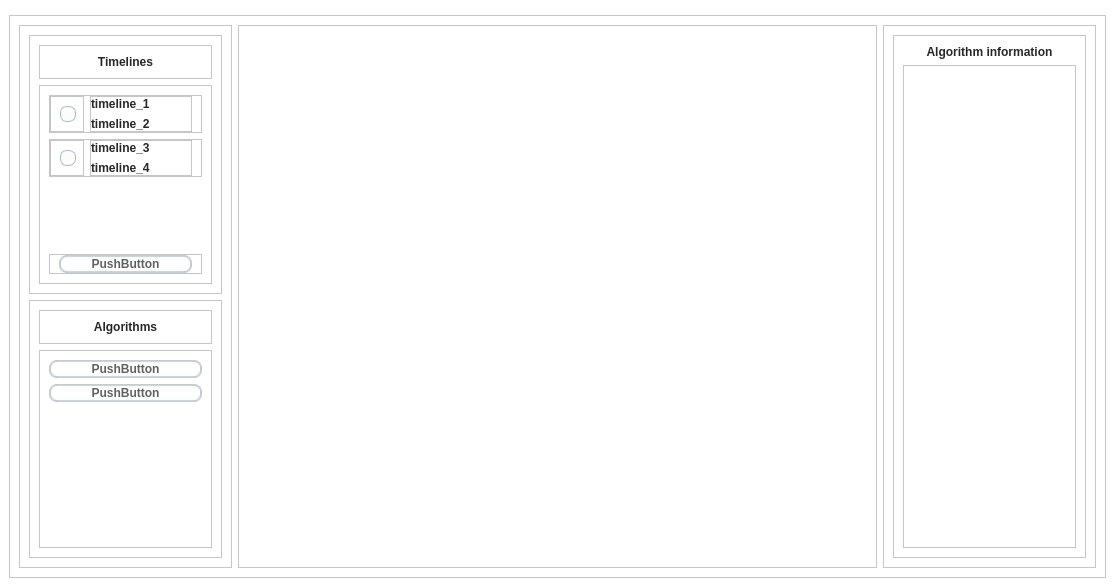
<?xml version="1.0" encoding="UTF-8"?>
<ui version="4.0">
 <class>MainWindow</class>
 <widget class="QMainWindow" name="MainWindow">
  <property name="geometry">
   <rect>
    <x>0</x>
    <y>0</y>
    <width>1115</width>
    <height>587</height>
   </rect>
  </property>
  <property name="windowTitle">
   <string>MainWindow</string>
  </property>
  <property name="styleSheet">
   <string notr="true"> background-color: rgb(255, 255, 255);</string>
  </property>
  <widget class="QWidget" name="centralwidget">
   <property name="styleSheet">
    <string notr="true">/*
 * MacOS Style Sheet for QT Applications
 * Author: Jaime A. Quiroga P.
 * Company: GTRONICK
 * Last updated: 25/12/2020, 23:10.
 * Available at: https://github.com/GTRONICK/QSS/blob/master/MacOS.qss
 */
QMainWindow {
    background-color:#ececec;
}
QFrame{
	background-color: rgb(255, 255, 255);
}
QPushButton, QToolButton, QCommandLinkButton{
    padding: 0 5px 0 5px;
    border-style: solid;
    border-top-color: qlineargradient(spread:pad, x1:0, y1:0, x2:0, y2:1, stop:0 #c1c9cf, stop:1 #d2d8dd);
    border-right-color: qlineargradient(spread:pad, x1:1, y1:0, x2:0, y2:0, stop:0 #c1c9cf, stop:1 #d2d8dd);
    border-bottom-color: qlineargradient(spread:pad, x1:0, y1:1, x2:0, y2:0, stop:0 #c1c9cf, stop:1 #d2d8dd);
    border-left-color: qlineargradient(spread:pad, x1:0, y1:0, x2:1, y2:0, stop:0 #c1c9cf, stop:1 #d2d8dd);
    border-width: 2px;
    border-radius: 8px;
    color: #616161;
    font-weight: bold;
    background-color: qlineargradient(spread:pad, x1:0.5, y1:0, x2:0.5, y2:1, stop:0 #fbfdfd, stop:0.5 #ffffff, stop:1 #fbfdfd);
}
QPushButton::default, QToolButton::default, QCommandLinkButton::default{
    border: 2px solid transparent;
    color: #FFFFFF;
    background-color: qlineargradient(spread:pad, x1:0.5, y1:0, x2:0.5, y2:1, stop:0 #84afe5, stop:1 #1168e4);
}
QPushButton:hover, QToolButton:hover, QCommandLinkButton:hover{
    color: #3d3d3d;
}
QPushButton:pressed, QToolButton:pressed, QCommandLinkButton:pressed{
    color: #aeaeae;
    background-color: qlineargradient(spread:pad, x1:0.5, y1:0, x2:0.5, y2:1, stop:0 #ffffff, stop:0.5 #fbfdfd, stop:1 #ffffff);
}
QPushButton:disabled, QToolButton:disabled, QCommandLinkButton:disabled{
    color: #616161;
    background-color: qlineargradient(spread:pad, x1:0.5, y1:0, x2:0.5, y2:1, stop:0 #dce7eb, stop:0.5 #e0e8eb, stop:1 #dee7ec);
}
QLineEdit, QTextEdit, QPlainTextEdit, QSpinBox, QDoubleSpinBox, QTimeEdit, QDateEdit, QDateTimeEdit {
    border-width: 2px;
    border-radius: 8px;
    border-style: solid;
    border-top-color: qlineargradient(spread:pad, x1:0.5, y1:1, x2:0.5, y2:0, stop:0 #c1c9cf, stop:1 #d2d8dd);
    border-right-color: qlineargradient(spread:pad, x1:0, y1:0, x2:1, y2:0, stop:0 #c1c9cf, stop:1 #d2d8dd);
    border-bottom-color: qlineargradient(spread:pad, x1:0.5, y1:0, x2:0.5, y2:1, stop:0 #c1c9cf, stop:1 #d2d8dd);
    border-left-color: qlineargradient(spread:pad, x1:1, y1:0, x2:0, y2:0, stop:0 #c1c9cf, stop:1 #d2d8dd);
    background-color: #f4f4f4;
    color: #3d3d3d;
}
QLineEdit:focus, QTextEdit:focus, QPlainTextEdit:focus, QSpinBox:focus, QDoubleSpinBox:focus, QTimeEdit:focus, QDateEdit:focus, QDateTimeEdit:focus {
    border-width: 2px;
    border-radius: 8px;
    border-style: solid;
    border-top-color: qlineargradient(spread:pad, x1:0.5, y1:1, x2:0.5, y2:0, stop:0 #85b7e3, stop:1 #9ec1db);
    border-right-color: qlineargradient(spread:pad, x1:0, y1:0, x2:1, y2:0, stop:0 #85b7e3, stop:1 #9ec1db);
    border-bottom-color: qlineargradient(spread:pad, x1:0.5, y1:0, x2:0.5, y2:1, stop:0 #85b7e3, stop:1 #9ec1db);
    border-left-color: qlineargradient(spread:pad, x1:1, y1:0, x2:0, y2:0, stop:0 #85b7e3, stop:1 #9ec1db);
    background-color: #f4f4f4;
    color: #3d3d3d;
}
QLineEdit:disabled, QTextEdit:disabled, QPlainTextEdit:disabled, QSpinBox:disabled, QDoubleSpinBox:disabled, QTimeEdit:disabled, QDateEdit:disabled, QDateTimeEdit:disabled {
    color: #b9b9b9;
}
QSpinBox::up-button, QDoubleSpinBox::up-button, QTimeEdit::up-button, QDateEdit::up-button, QDateTimeEdit::up-button {
	font: 10pt &quot;Reem Kufi&quot;;
    subcontrol-origin: padding;
    subcontrol-position: top right;
    width: 15px;
    color: #272727;
    border-left-width: 1px;
    border-left-color: darkgray;
    border-left-style: solid;
    border-top-right-radius: 3px;
    padding: 3px;
}
QSpinBox::down-button, QDoubleSpinBox::down-button, QTimeEdit::down-button, QDateEdit::down-button, QDateTimeEdit::down-button {
    subcontrol-origin: padding;
    subcontrol-position: bottom right;
    width: 15px;
    color: #272727;
    border-left-width: 1px;
    border-left-color: darkgray;
    border-left-style: solid;
    border-bottom-right-radius: 3px;
    padding: 3px;
}
QSpinBox::up-button:pressed, QDoubleSpinBox::up-button:pressed, QTimeEdit::up-button:pressed, QDateEdit::up-button:pressed, QDateTimeEdit::up-button:pressed {
    color: #aeaeae;
    background-color: qlineargradient(spread:pad, x1:0.5, y1:0, x2:0.5, y2:1, stop:0 #ffffff, stop:0.5 #fbfdfd, stop:1 #ffffff);
}
QSpinBox::down-button:pressed, QDoubleSpinBox::down-button:pressed, QTimeEdit::down-button:pressed, QDateEdit::down-button:pressed, QDateTimeEdit::down-button:pressed {
    color: #aeaeae;
    background-color: qlineargradient(spread:pad, x1:0.5, y1:0, x2:0.5, y2:1, stop:0 #ffffff, stop:0.5 #fbfdfd, stop:1 #ffffff);
}
QSpinBox::up-button:hover, QDoubleSpinBox::up-button:hover, QTimeEdit::up-button:hover, QDateEdit::up-button:hover, QDateTimeEdit::up-button:hover {
    color: #FFFFFF;
    border-top-right-radius: 5px;
    background-color: qlineargradient(spread:pad, x1:0.5, y1:0, x2:0.5, y2:1, stop:0 #84afe5, stop:1 #1168e4);
    
}
QSpinBox::down-button:hover, QDoubleSpinBox::down-button:hover, QTimeEdit::down-button:hover, QDateEdit::down-button:hover, QDateTimeEdit::down-button:hover {
    color: #FFFFFF;
    border-bottom-right-radius: 5px;
    background-color: qlineargradient(spread:pad, x1:0.5, y1:0, x2:0.5, y2:1, stop:0 #84afe5, stop:1 #1168e4);
}
QSpinBox::up-arrow, QDoubleSpinBox::up-arrow, QTimeEdit::up-arrow, QDateEdit::up-arrow, QDateTimeEdit::up-arrow {
    image: url(/usr/share/icons/Adwaita/16x16/actions/go-up-symbolic.symbolic.png);
}
QSpinBox::down-arrow, QDoubleSpinBox::down-arrow, QTimeEdit::down-arrow, QDateEdit::down-arrow, QDateTimeEdit::down-arrow {
    image: url(/usr/share/icons/Adwaita/16x16/actions/go-down-symbolic.symbolic.png);
}
QProgressBar {
    max-height: 8px;
    text-align: center;
    font: italic bold 11px;
    color: #3d3d3d;
    border: 1px solid transparent;
    border-radius:4px;
    background-color: qlineargradient(spread:pad, x1:0, y1:0, x2:0, y2:1, stop:0 #ddd5d5, stop:0.5 #dad3d3, stop:1 #ddd5d5);
}
QProgressBar::chunk {
    background-color: qlineargradient(spread:pad, x1:0, y1:0, x2:0, y2:1, stop:0 #467dd1, stop:0.5 #3b88fc, stop:1 #467dd1);
    border-radius: 4px;
}
QProgressBar:disabled {
    color: #616161;
}
QProgressBar::chunk:disabled {
    background-color: #aeaeae;
}
QSlider::groove {
    border: 1px solid #bbbbbb;
    background-color: #52595d;
    border-radius: 4px;
}
QSlider::groove:horizontal {
    height: 6px;
}
QSlider::groove:vertical {
    width: 6px;
}
QSlider::handle:horizontal {
    background: #ffffff;
    border-style: solid;
    border-width: 1px;
    border-color: rgb(207,207,207);
    width: 12px;
    margin: -5px 0;
    border-radius: 7px;
}
QSlider::handle:vertical {
    background: #ffffff;
    border-style: solid;
    border-width: 1px;
    border-color: rgb(207,207,207);
    height: 12px;
    margin: 0 -5px;
    border-radius: 7px;
}
QSlider::add-page, QSlider::sub-page {
    border: 1px transparent;
    background-color: #52595d;
    border-radius: 4px;
}
QSlider::add-page:horizontal {
    background: qlineargradient(spread:pad, x1:0, y1:0, x2:0, y2:1, stop:0 #ddd5d5, stop:0.5 #dad3d3, stop:1 #ddd5d5);
}
QSlider::sub-page:horizontal {
    background-color: qlineargradient(spread:pad, x1:0, y1:0, x2:1, y2:0, stop:0 #467dd1, stop:0.5 #3b88fc, stop:1 #467dd1);
}
QSlider::add-page:vertical {
    background-color: qlineargradient(spread:pad, x1:0, y1:0, x2:0, y2:1, stop:0 #467dd1, stop:0.5 #3b88fc, stop:1 #467dd1);
}
QSlider::sub-page:vertical {
    background: qlineargradient(spread:pad, x1:0, y1:0, x2:1, y2:0, stop:0 #ddd5d5, stop:0.5 #dad3d3, stop:1 #ddd5d5);
}
QSlider::add-page:horizontal:disabled, QSlider::sub-page:horizontal:disabled, QSlider::add-page:vertical:disabled, QSlider::sub-page:vertical:disabled {
    background: #b9b9b9;
}
QComboBox, QFontComboBox {
    border-width: 2px;
    border-radius: 8px;
    border-style: solid;
    border-top-color: qlineargradient(spread:pad, x1:0.5, y1:1, x2:0.5, y2:0, stop:0 #c1c9cf, stop:1 #d2d8dd);
    border-right-color: qlineargradient(spread:pad, x1:0, y1:0, x2:1, y2:0, stop:0 #c1c9cf, stop:1 #d2d8dd);
    border-bottom-color: qlineargradient(spread:pad, x1:0.5, y1:0, x2:0.5, y2:1, stop:0 #c1c9cf, stop:1 #d2d8dd);
    border-left-color: qlineargradient(spread:pad, x1:1, y1:0, x2:0, y2:0, stop:0 #c1c9cf, stop:1 #d2d8dd);
    background-color: #f4f4f4;
    color: #272727;
    padding-left: 5px;
}
QComboBox:editable, QComboBox:!editable, QComboBox::drop-down:editable, QComboBox:!editable:on, QComboBox::drop-down:editable:on {
    background: #ffffff;
}
QComboBox::drop-down {
    subcontrol-origin: padding;
    subcontrol-position: top right;
    width: 15px;
    color: #272727;
    border-left-width: 1px;
    border-left-color: darkgray;
    border-left-style: solid;
    border-top-right-radius: 3px;
    border-bottom-right-radius: 3px;
}
QComboBox::down-arrow {
    image: url(/usr/share/icons/Adwaita/16x16/actions/go-down-symbolic.symbolic.png); /*Adawaita icon thene*/
}

QComboBox::down-arrow:on {
    top: 1px;
    left: 1px;
}
QComboBox QAbstractItemView {
    border: 1px solid darkgray;
    border-radius: 8px;
    selection-background-color: #dadada;
    selection-color: #272727;
    color: #272727;
    background: white;
}
QLabel, QCheckBox, QRadioButton {
	font-weight: bold;
	font-size: small;
    color: #272727;
}
QCheckBox {
    padding: 2px;
}
QCheckBox:disabled, QRadioButton:disabled {
    color: #808086;
    padding: 2px;
}

QCheckBox:hover {
    border-radius:4px;
    border-style:solid;
    padding-left: 1px;
    padding-right: 1px;
    padding-bottom: 1px;
    padding-top: 1px;
    border-width:1px;
    border-color: transparent;
}
QCheckBox::indicator:checked {
    image: url(/usr/share/icons/Adwaita/16x16/actions/object-select-symbolic.symbolic.png);
    height: 15px;
    width: 15px;
    border-style:solid;
    border-width: 1px;
    border-color: #48a5fd;
    color: #ffffff;
    border-radius: 3px;
    background-color: qlineargradient(spread:pad, x1:0, y1:0, x2:0, y2:1, stop:0 #48a5fd, stop:0.5 #329cfb, stop:1 #48a5fd);
}
QCheckBox::indicator:unchecked {
    
    height: 15px;
    width: 15px;
    border-style:solid;
    border-width: 1px;
    border-color: #48a5fd;
    border-radius: 3px;
    background-color: #fbfdfa;
}
QLCDNumber {
    color: #616161;;
}
QMenuBar {
    background-color: #ececec;
}
QMenuBar::item {
    color: #616161;
    spacing: 3px;
    padding: 1px 4px;
    background-color: #ececec;
}

QMenuBar::item:selected {
    background-color: #dadada;
    color: #3d3d3d;
}
QMenu {
    background-color: #ececec;
}
QMenu::item:selected {
    background-color: #dadada;
    color: #3d3d3d;
}
QMenu::item {
    color: #616161;;
    background-color: #e0e0e0;
}
QTabWidget {
    color:rgb(0,0,0);
    background-color:#000000;
}
QTabWidget::pane {
    border-color: #050a0e;
    background-color: #e0e0e0;
    border-width: 1px;
    border-radius: 4px;
    position: absolute;
    top: -0.5em;
    padding-top: 0.5em;
}

QTabWidget::tab-bar {
    alignment: center;
}

QTabBar::tab {
    border-bottom: 1px solid #c0c0c0;
    padding: 3px;
    color: #272727;
    background-color: #fefefc;
    margin-left:0px;
}
QTabBar::tab:!last {
    border-right: 1px solid;
    border-right-color: #c0c0c0;
    border-bottom-color: #c0c0c0;
}
QTabBar::tab:first {
    border-top-left-radius: 4px;
    border-bottom-left-radius: 4px;
}
QTabBar::tab:last {
    border-top-right-radius: 4px;
    border-bottom-right-radius: 4px;
}
QTabBar::tab:selected, QTabBar::tab:last:selected, QTabBar::tab:hover {
    color: #FFFFFF;
    background-color: qlineargradient(spread:pad, x1:0.5, y1:0, x2:0.5, y2:1, stop:0 #84afe5, stop:1 #1168e4);
}
QRadioButton::indicator {
    height: 14px;
    width: 14px;
    border-style:solid;
    border-radius:7px;
    border-width: 1px;
}
QRadioButton::indicator:checked {
    border-color: #48a5fd;
    background-color: qradialgradient(cx:0.5, cy:0.5, radius:0.4,fx:0.5, fy:0.5, stop:0 #ffffff, stop:0.5 #ffffff, stop:0.6 #48a5fd, stop:1 #48a5fd);
}
QRadioButton::indicator:!checked {
    border-color: #a9b7c6;
    background-color: #fbfdfa;
}
QStatusBar {
    color:#027f7f;
}

QDial {
    background: #16a085;
}

QToolBox {
    color: #a9b7c6;
    background-color: #222b2e;
}
QToolBox::tab {
    color: #a9b7c6;
    background-color:#222b2e;
}
QToolBox::tab:selected {
    color: #FFFFFF;
    background-color:#222b2e;
}
QScrollArea {
	 background-color: rgb(255, 255, 255);
	color: rgb(255, 255, 255);
}

QScrollBar:horizontal {
	max-height: 10px;
	border: 1px transparent grey;
	margin: 0px 20px 0px 20px;
	background: transparent;
}
QScrollBar:vertical {
	max-width: 10px;
	border: 1px transparent grey;
	margin: 20px 0px 20px 0px;
	background: transparent;
}
QScrollBar::handle:vertical, QScrollBar::handle:horizontal {
	background: #52595d;
	border-style: transparent;
	border-radius: 4px;
	min-height: 25px;
}
QScrollBar::handle:horizontal:hover, QScrollBar::handle:vertical:hover {
	background: qlineargradient(spread:pad, x1:0, y1:0, x2:1, y2:0, stop:0 #467dd1, stop:0.5 #3b88fc, stop:1 #467dd1);
}
QScrollBar::add-line, QScrollBar::sub-line {
    border: 2px transparent grey;
    border-radius: 4px;
    subcontrol-origin: margin;
    background: #b9b9b9;
}
QScrollBar::add-line:horizontal {
    width: 20px;
    subcontrol-position: right;
}
QScrollBar::add-line:vertical {
    height: 20px;
    subcontrol-position: bottom;
}
QScrollBar::sub-line:horizontal {
    width: 20px;
    subcontrol-position: left;
}
QScrollBar::sub-line:vertical {
    height: 20px;
    subcontrol-position: top;
}
QScrollBar::add-line:vertical:pressed, QScrollBar::add-line:horizontal:pressed, QScrollBar::sub-line:horizontal:pressed, QScrollBar::sub-line:vertical:pressed {
    background: qlineargradient(spread:pad, x1:0, y1:0, x2:1, y2:0, stop:0 #467dd1, stop:0.5 #3b88fc, stop:1 #467dd1);
}
QScrollBar::add-page:horizontal, QScrollBar::sub-page:horizontal, QScrollBar::add-page:vertical, QScrollBar::sub-page:vertical {
    background: none;
}
QScrollBar::up-arrow:vertical {
    image: url(/usr/share/icons/Adwaita/16x16/actions/go-up-symbolic.symbolic.png);
}
QScrollBar::down-arrow:vertical {
    image: url(/usr/share/icons/Adwaita/16x16/actions/go-down-symbolic.symbolic.png);
}
QScrollBar::left-arrow:horizontal {
    image: url(/usr/share/icons/Adwaita/16x16/actions/go-previous-symbolic.symbolic.png);
}
QScrollBar::right-arrow:horizontal {
    image: url(/usr/share/icons/Adwaita/16x16/actions/go-next-symbolic.symbolic.png);
}</string>
   </property>
   <layout class="QVBoxLayout" name="verticalLayout" stretch="0,1">
    <item>
     <widget class="QFrame" name="top_frame">
      <property name="frameShape">
       <enum>QFrame::StyledPanel</enum>
      </property>
      <property name="frameShadow">
       <enum>QFrame::Raised</enum>
      </property>
     </widget>
    </item>
    <item>
     <widget class="QFrame" name="central_frame">
      <property name="styleSheet">
       <string notr="true"/>
      </property>
      <property name="frameShape">
       <enum>QFrame::StyledPanel</enum>
      </property>
      <property name="frameShadow">
       <enum>QFrame::Raised</enum>
      </property>
      <layout class="QHBoxLayout" name="horizontalLayout" stretch="1,3,1">
       <item>
        <widget class="QFrame" name="control_frame">
         <property name="frameShape">
          <enum>QFrame::StyledPanel</enum>
         </property>
         <property name="frameShadow">
          <enum>QFrame::Raised</enum>
         </property>
         <property name="midLineWidth">
          <number>0</number>
         </property>
         <layout class="QVBoxLayout" name="verticalLayout_2">
          <item>
           <widget class="QFrame" name="timelines_frame">
            <property name="frameShape">
             <enum>QFrame::StyledPanel</enum>
            </property>
            <property name="frameShadow">
             <enum>QFrame::Raised</enum>
            </property>
            <layout class="QVBoxLayout" name="verticalLayout_5" stretch="0,0">
             <item>
              <widget class="QFrame" name="timelines_label_frame">
               <property name="frameShape">
                <enum>QFrame::StyledPanel</enum>
               </property>
               <property name="frameShadow">
                <enum>QFrame::Raised</enum>
               </property>
               <layout class="QVBoxLayout" name="verticalLayout_7">
                <item>
                 <widget class="QLabel" name="timelines_label">
                  <property name="text">
                   <string>Timelines</string>
                  </property>
                  <property name="alignment">
                   <set>Qt::AlignCenter</set>
                  </property>
                 </widget>
                </item>
               </layout>
              </widget>
             </item>
             <item>
              <widget class="QScrollArea" name="timelines_frame_content_scroll_area">
               <property name="widgetResizable">
                <bool>true</bool>
               </property>
               <widget class="QWidget" name="timelines_frame_content_widget">
                <property name="geometry">
                 <rect>
                  <x>0</x>
                  <y>0</y>
                  <width>171</width>
                  <height>190</height>
                 </rect>
                </property>
                <layout class="QVBoxLayout" name="verticalLayout_10">
                 <item>
                  <widget class="QFrame" name="timeline_pair_and_button_frame_1">
                   <property name="frameShape">
                    <enum>QFrame::StyledPanel</enum>
                   </property>
                   <property name="frameShadow">
                    <enum>QFrame::Raised</enum>
                   </property>
                   <layout class="QHBoxLayout" name="horizontalLayout_2" stretch="1,3">
                    <property name="leftMargin">
                     <number>0</number>
                    </property>
                    <property name="topMargin">
                     <number>0</number>
                    </property>
                    <property name="bottomMargin">
                     <number>0</number>
                    </property>
                    <item>
                     <widget class="QFrame" name="timeline_select_button_frame_1">
                      <property name="frameShape">
                       <enum>QFrame::StyledPanel</enum>
                      </property>
                      <property name="frameShadow">
                       <enum>QFrame::Raised</enum>
                      </property>
                      <layout class="QVBoxLayout" name="verticalLayout_13">
                       <property name="topMargin">
                        <number>0</number>
                       </property>
                       <property name="rightMargin">
                        <number>0</number>
                       </property>
                       <property name="bottomMargin">
                        <number>0</number>
                       </property>
                       <item>
                        <widget class="QRadioButton" name="timeline_select_button_1">
                         <property name="text">
                          <string/>
                         </property>
                        </widget>
                       </item>
                      </layout>
                     </widget>
                    </item>
                    <item>
                     <widget class="QFrame" name="timeline_pair_frame_1">
                      <property name="frameShape">
                       <enum>QFrame::StyledPanel</enum>
                      </property>
                      <property name="frameShadow">
                       <enum>QFrame::Raised</enum>
                      </property>
                      <layout class="QVBoxLayout" name="verticalLayout_11">
                       <property name="leftMargin">
                        <number>0</number>
                       </property>
                       <property name="topMargin">
                        <number>0</number>
                       </property>
                       <property name="bottomMargin">
                        <number>0</number>
                       </property>
                       <item>
                        <widget class="QLabel" name="timeline_pair_label_1">
                         <property name="text">
                          <string>timeline_1</string>
                         </property>
                        </widget>
                       </item>
                       <item>
                        <widget class="QLabel" name="timeline_pair_label_2">
                         <property name="text">
                          <string>timeline_2</string>
                         </property>
                        </widget>
                       </item>
                      </layout>
                     </widget>
                    </item>
                   </layout>
                  </widget>
                 </item>
                 <item>
                  <widget class="QFrame" name="timeline_pair_and_button_frame_2">
                   <property name="frameShape">
                    <enum>QFrame::StyledPanel</enum>
                   </property>
                   <property name="frameShadow">
                    <enum>QFrame::Raised</enum>
                   </property>
                   <layout class="QHBoxLayout" name="horizontalLayout_3" stretch="1,3">
                    <property name="leftMargin">
                     <number>0</number>
                    </property>
                    <property name="topMargin">
                     <number>0</number>
                    </property>
                    <property name="bottomMargin">
                     <number>0</number>
                    </property>
                    <item>
                     <widget class="QFrame" name="timeline_select_button_frame_2">
                      <property name="frameShape">
                       <enum>QFrame::StyledPanel</enum>
                      </property>
                      <property name="frameShadow">
                       <enum>QFrame::Raised</enum>
                      </property>
                      <layout class="QVBoxLayout" name="verticalLayout_14" stretch="0">
                       <property name="topMargin">
                        <number>0</number>
                       </property>
                       <property name="rightMargin">
                        <number>0</number>
                       </property>
                       <property name="bottomMargin">
                        <number>0</number>
                       </property>
                       <item>
                        <widget class="QRadioButton" name="timeline_select_button_2">
                         <property name="text">
                          <string/>
                         </property>
                        </widget>
                       </item>
                      </layout>
                     </widget>
                    </item>
                    <item>
                     <widget class="QFrame" name="timeline_pair_frame_2">
                      <property name="frameShape">
                       <enum>QFrame::StyledPanel</enum>
                      </property>
                      <property name="frameShadow">
                       <enum>QFrame::Raised</enum>
                      </property>
                      <layout class="QVBoxLayout" name="verticalLayout_12">
                       <property name="leftMargin">
                        <number>0</number>
                       </property>
                       <property name="topMargin">
                        <number>0</number>
                       </property>
                       <property name="rightMargin">
                        <number>0</number>
                       </property>
                       <property name="bottomMargin">
                        <number>0</number>
                       </property>
                       <item>
                        <widget class="QLabel" name="timeline_pair_label_3">
                         <property name="text">
                          <string>timeline_3</string>
                         </property>
                        </widget>
                       </item>
                       <item>
                        <widget class="QLabel" name="timeline_pair_label_4">
                         <property name="text">
                          <string>timeline_4</string>
                         </property>
                        </widget>
                       </item>
                      </layout>
                     </widget>
                    </item>
                   </layout>
                  </widget>
                 </item>
                 <item>
                  <spacer name="timelines_vertical_spacer">
                   <property name="orientation">
                    <enum>Qt::Vertical</enum>
                   </property>
                   <property name="sizeHint" stdset="0">
                    <size>
                     <width>20</width>
                     <height>40</height>
                    </size>
                   </property>
                  </spacer>
                 </item>
                 <item>
                  <widget class="QFrame" name="new_timeline_frame">
                   <property name="frameShape">
                    <enum>QFrame::StyledPanel</enum>
                   </property>
                   <property name="frameShadow">
                    <enum>QFrame::Raised</enum>
                   </property>
                   <layout class="QVBoxLayout" name="verticalLayout_15">
                    <property name="topMargin">
                     <number>0</number>
                    </property>
                    <property name="bottomMargin">
                     <number>0</number>
                    </property>
                    <item>
                     <widget class="QPushButton" name="new_timeline_button">
                      <property name="text">
                       <string>PushButton</string>
                      </property>
                      <property name="checkable">
                       <bool>false</bool>
                      </property>
                     </widget>
                    </item>
                   </layout>
                  </widget>
                 </item>
                </layout>
               </widget>
              </widget>
             </item>
            </layout>
           </widget>
          </item>
          <item>
           <widget class="QFrame" name="algorithms_frame">
            <property name="frameShape">
             <enum>QFrame::StyledPanel</enum>
            </property>
            <property name="frameShadow">
             <enum>QFrame::Raised</enum>
            </property>
            <layout class="QVBoxLayout" name="verticalLayout_6" stretch="0,0">
             <item>
              <widget class="QFrame" name="algorithms_label_frame">
               <property name="frameShape">
                <enum>QFrame::StyledPanel</enum>
               </property>
               <property name="frameShadow">
                <enum>QFrame::Raised</enum>
               </property>
               <layout class="QVBoxLayout" name="verticalLayout_8">
                <item>
                 <widget class="QLabel" name="algorithms_label">
                  <property name="text">
                   <string>Algorithms</string>
                  </property>
                  <property name="alignment">
                   <set>Qt::AlignCenter</set>
                  </property>
                 </widget>
                </item>
               </layout>
              </widget>
             </item>
             <item>
              <widget class="QScrollArea" name="algorithms_content_scroll_area">
               <property name="widgetResizable">
                <bool>true</bool>
               </property>
               <widget class="QWidget" name="algorithms_content_widget">
                <property name="geometry">
                 <rect>
                  <x>0</x>
                  <y>0</y>
                  <width>171</width>
                  <height>189</height>
                 </rect>
                </property>
                <layout class="QVBoxLayout" name="verticalLayout_9">
                 <item>
                  <widget class="QPushButton" name="alg_button_1">
                   <property name="text">
                    <string>PushButton</string>
                   </property>
                  </widget>
                 </item>
                 <item>
                  <widget class="QPushButton" name="alg_button_2">
                   <property name="text">
                    <string>PushButton</string>
                   </property>
                  </widget>
                 </item>
                 <item>
                  <spacer name="alg_content_v_spacer">
                   <property name="orientation">
                    <enum>Qt::Vertical</enum>
                   </property>
                   <property name="sizeHint" stdset="0">
                    <size>
                     <width>20</width>
                     <height>40</height>
                    </size>
                   </property>
                  </spacer>
                 </item>
                </layout>
               </widget>
              </widget>
             </item>
            </layout>
           </widget>
          </item>
         </layout>
        </widget>
       </item>
       <item>
        <widget class="QFrame" name="chart_frame">
         <property name="frameShape">
          <enum>QFrame::StyledPanel</enum>
         </property>
         <property name="frameShadow">
          <enum>QFrame::Raised</enum>
         </property>
        </widget>
       </item>
       <item>
        <widget class="QFrame" name="alg_info_frame">
         <property name="frameShape">
          <enum>QFrame::StyledPanel</enum>
         </property>
         <property name="frameShadow">
          <enum>QFrame::Raised</enum>
         </property>
         <layout class="QVBoxLayout" name="verticalLayout_3" stretch="0">
          <item>
           <widget class="QFrame" name="alg_info_inner_frame">
            <property name="frameShape">
             <enum>QFrame::StyledPanel</enum>
            </property>
            <property name="frameShadow">
             <enum>QFrame::Raised</enum>
            </property>
            <layout class="QVBoxLayout" name="verticalLayout_4">
             <item>
              <widget class="QLabel" name="alg_info_label">
               <property name="text">
                <string>Algorithm information</string>
               </property>
               <property name="scaledContents">
                <bool>false</bool>
               </property>
               <property name="alignment">
                <set>Qt::AlignCenter</set>
               </property>
               <property name="wordWrap">
                <bool>false</bool>
               </property>
              </widget>
             </item>
             <item>
              <widget class="QScrollArea" name="alg_info_content_scroll_area">
               <property name="styleSheet">
                <string notr="true"/>
               </property>
               <property name="widgetResizable">
                <bool>true</bool>
               </property>
               <widget class="QWidget" name="alg_info_content_widget">
                <property name="geometry">
                 <rect>
                  <x>0</x>
                  <y>0</y>
                  <width>171</width>
                  <height>469</height>
                 </rect>
                </property>
               </widget>
              </widget>
             </item>
            </layout>
           </widget>
          </item>
         </layout>
        </widget>
       </item>
      </layout>
     </widget>
    </item>
   </layout>
  </widget>
 </widget>
 <resources/>
 <connections/>
</ui>
